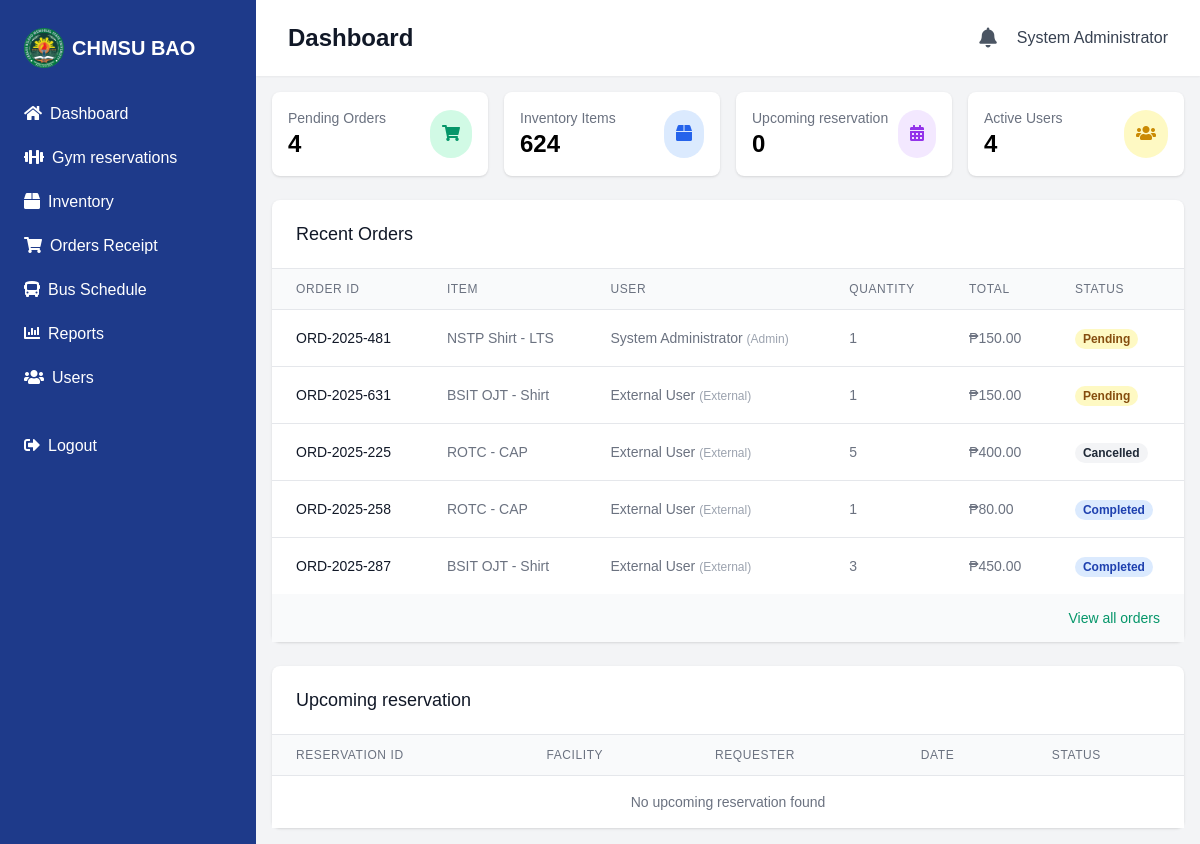
Screenshot of /admin/dashboard.php (signed in) with the database file from the repository.
### tables this page shows
CREATE TABLE `orders` (
  `id` int(11) NOT NULL,
  `order_id` varchar(20) NOT NULL,
  `user_id` int(11) NOT NULL,
  `inventory_id` int(11) NOT NULL,
  `quantity` int(11) NOT NULL,
  `total_price` decimal(10,2) NOT NULL,
  `status` enum('pending','approved','rejected','completed') NOT NULL DEFAULT 'pending',
  `created_at` timestamp NOT NULL DEFAULT current_timestamp(),
  `updated_at` timestamp NOT NULL DEFAULT current_timestamp() ON UPDATE current_timestamp(),
  `total_amount` decimal(10,2) NOT NULL DEFAULT 0.00,
  `item_id` int(11) NOT NULL,
  `order_type` varchar(100) DEFAULT NULL,
  `purpose` text DEFAULT NULL,
  `priority` varchar(20) DEFAULT NULL
);

CREATE TABLE `inventory` (
  `id` int(11) NOT NULL,
  `name` varchar(100) NOT NULL,
  `description` text DEFAULT NULL,
  `price` decimal(10,2) NOT NULL,
  `quantity` int(11) NOT NULL DEFAULT 0,
  `in_stock` tinyint(1) NOT NULL DEFAULT 1,
  `created_at` timestamp NOT NULL DEFAULT current_timestamp(),
  `updated_at` timestamp NOT NULL DEFAULT current_timestamp() ON UPDATE current_timestamp(),
  `image_path` varchar(255) DEFAULT NULL,
  `sizes` text DEFAULT NULL
);

CREATE TABLE IF NOT EXISTS user_accounts (
    id INT PRIMARY KEY AUTO_INCREMENT,
    name VARCHAR(255) NOT NULL,
    email VARCHAR(255) UNIQUE NOT NULL,
    password VARCHAR(255) NOT NULL,
    user_type ENUM('admin', 'staff', 'student', 'external') NOT NULL,
    organization VARCHAR(255) NULL,
    status ENUM('active', 'inactive', 'suspended') DEFAULT 'active',
    created_at TIMESTAMP DEFAULT CURRENT_TIMESTAMP,
    updated_at TIMESTAMP DEFAULT CURRENT_TIMESTAMP ON UPDATE CURRENT_TIMESTAMP
);

### admin/dashboard.php (the view, shortened to what this page needs)
<?php
require_once '../config/database.php';
$active_type = $_SESSION['active_user_type'];
$user_name = $_SESSION['user_sessions'][$active_type]['user_name'];
$pending_orders_query = "SELECT COUNT(*) as count FROM orders WHERE status = 'pending'";
$pending_result = $conn->query($pending_orders_query);
$pending_count = $pending_result->fetch_assoc()['count'];
$inventory_query = "SELECT SUM(quantity) as count FROM inventory";
$inventory_result = $conn->query($inventory_query);
$inventory_count = $inventory_result->fetch_assoc()['count'];
$bookings_query = "SELECT COUNT(*) as count FROM bookings WHERE date >= CURDATE()";
$bookings_result = $conn->query($bookings_query);
$upcoming_bookings = $bookings_result->fetch_assoc()['count'];
$users_query = "SELECT COUNT(*) as count FROM user_accounts";
$users_result = $conn->query($users_query);
$users_count = $users_result->fetch_assoc()['count'];
$recent_orders_query = "SELECT o.*, u.name as user_name, u.user_type, i.name as item_name
                         FROM orders o
                         JOIN user_accounts u ON o.user_id = u.id
                         JOIN inventory i ON o.inventory_id = i.id
                         ORDER BY o.created_at DESC LIMIT 5";
$recent_orders = $conn->query($recent_orders_query);
$upcoming_bookings_query = "SELECT b.*, u.name as user_name, u.organization
                           FROM bookings b
                           JOIN user_accounts u ON b.user_id = u.id
                           WHERE b.date >= CURDATE()
                           ORDER BY b.date ASC LIMIT 5";
$upcoming_bookings_result = $conn->query($upcoming_bookings_query);
?>
<?php include '../includes/header.php'; ?>
<div class="flex h-screen bg-gray-100">
    <?php include '../includes/admin_sidebar.php'; ?>
    <div class="flex-1 flex flex-col overflow-hidden">
        <header class="bg-white shadow-sm z-10">
            <div class="max-w-7xl mx-auto px-4 sm:px-6 lg:px-8 py-4 flex justify-between items-center">
                <h1 class="text-2xl font-semibold text-gray-900">Dashboard</h1>
                <div class="flex items-center gap-3">
                    <?php require_once '../includes/notification_bell.php'; ?>
                    <span class="text-gray-700 hidden sm:inline"><?php echo $user_name; ?></span>
                </div>
            </div>
        </header>
        <main class="flex-1 overflow-y-auto p-4">
            <div class="max-w-7xl mx-auto">
                <div class="grid grid-cols-1 md:grid-cols-2 lg:grid-cols-4 gap-4 mb-6">
                    <div class="bg-white rounded-lg shadow p-4">
                        <div class="flex items-center justify-between">
                            <div>
                                <p class="text-gray-500 text-sm">Pending Orders</p>
                                <h3 class="text-2xl font-bold"><?php echo $pending_count; ?></h3>
                            </div>
                            <div class="bg-emerald-100 p-3 rounded-full">
                                <i class="fas fa-shopping-cart text-emerald-600"></i>
                            </div>
                        </div>
                    </div>
                    <div class="bg-white rounded-lg shadow p-4">
                        <div class="flex items-center justify-between">
                            <div>
                                <p class="text-gray-500 text-sm">Inventory Items</p>
                                <h3 class="text-2xl font-bold"><?php echo $inventory_count; ?></h3>
                            </div>
                            <div class="bg-blue-100 p-3 rounded-full">
                                <i class="fas fa-box text-blue-600"></i>
                            </div>
                        </div>
                    </div>
                    <div class="bg-white rounded-lg shadow p-4">
                        <div class="flex items-center justify-between">
                            <div>
                                <p class="text-gray-500 text-sm">Upcoming reservation</p>
                                <h3 class="text-2xl font-bold"><?php echo $upcoming_bookings; ?></h3>
                            </div>
                            <div class="bg-purple-100 p-3 rounded-full">
                                <i class="fas fa-calendar-alt text-purple-600"></i>
                            </div>
                        </div>
                    </div>
                    <div class="bg-white rounded-lg shadow p-4">
                        <div class="flex items-center justify-between">
                            <div>
                                <p class="text-gray-500 text-sm">Active Users</p>
                                <h3 class="text-2xl font-bold"><?php echo $users_count; ?></h3>
                            </div>
                            <div class="bg-yellow-100 p-3 rounded-full">
                                <i class="fas fa-users text-yellow-600"></i>
                            </div>
                        </div>
                    </div>
                </div>
                <div class="bg-white rounded-lg shadow mb-6">
                    <div class="px-4 py-5 border-b border-gray-200 sm:px-6">
                        <h3 class="text-lg font-medium text-gray-900">Recent Orders</h3>
                    </div>
                    <div class="overflow-x-auto">
                        <table class="min-w-full divide-y divide-gray-200">
                            <thead class="bg-gray-50">
                                <tr>
                                    <th class="px-6 py-3 text-left text-xs font-medium text-gray-500 uppercase tracking-wider">Order ID</th>
                                    <th class="px-6 py-3 text-left text-xs font-medium text-gray-500 uppercase tracking-wider">Item</th>
                                    <th class="px-6 py-3 text-left text-xs font-medium text-gray-500 uppercase tracking-wider">User</th>
                                    <th class="px-6 py-3 text-left text-xs font-medium text-gray-500 uppercase tracking-wider">Quantity</th>
                                    <th class="px-6 py-3 text-left text-xs font-medium text-gray-500 uppercase tracking-wider">Total</th>
                                    <th class="px-6 py-3 text-left text-xs font-medium text-gray-500 uppercase tracking-wider">Status</th>
                                </tr>
                            </thead>
                            <tbody class="bg-white divide-y divide-gray-200">
                                <?php if ($recent_orders->num_rows > 0): ?>
                                    <?php while ($order = $recent_orders->fetch_assoc()): ?>
                                        <tr>
                                            <td class="px-6 py-4 whitespace-nowrap text-sm font-medium text-gray-900"><?php echo htmlspecialchars($order['order_id']); ?></td>
                                            <td class="px-6 py-4 whitespace-nowrap text-sm text-gray-500">
                                                <?php echo htmlspecialchars($order['item_name']); ?>
                                            </td>
                                            <td class="px-6 py-4 whitespace-nowrap text-sm text-gray-500">
                                                <?php echo htmlspecialchars($order['user_name']); ?>
                                                <span class="text-xs text-gray-400">(<?php echo ucfirst($order['user_type']); ?>)</span>
                                            </td>
                                            <td class="px-6 py-4 whitespace-nowrap text-sm text-gray-500"><?php echo $order['quantity']; ?></td>
                                            <td class="px-6 py-4 whitespace-nowrap text-sm text-gray-500">₱<?php echo number_format($order['total_price'], 2); ?></td>
                                            <td class="px-6 py-4 whitespace-nowrap">
                                                <?php if ($order['status'] == 'pending'): ?>
                                                    <span class="px-2 inline-flex text-xs leading-5 font-semibold rounded-full bg-yellow-100 text-yellow-800">Pending</span>
                                                <?php elseif ($order['status'] == 'completed'): ?>
                                                    <span class="px-2 inline-flex text-xs leading-5 font-semibold rounded-full bg-blue-100 text-blue-800">Completed</span>
                                                <?php else: ?>
                                                    <span class="px-2 inline-flex text-xs leading-5 font-semibold rounded-full bg-gray-100 text-gray-800">Cancelled</span>
                                                <?php endif; ?>
                                            </td>
                                        </tr>
                                    <?php endwhile; ?>
                                <?php else: ?>
                                    <tr>
                                        <td colspan="6" class="px-6 py-4 text-center text-sm text-gray-500">No recent orders found</td>
                                    </tr>
                                <?php endif; ?>
                            </tbody>
                        </table>
                    </div>
                    <div class="px-4 py-3 bg-gray-50 text-right sm:px-6">
                        <a href="orders.php" class="text-sm font-medium text-emerald-600 hover:text-emerald-500">View all orders</a>
                    </div>
                </div>
                <div class="bg-white rounded-lg shadow">
                    <div class="px-4 py-5 border-b border-gray-200 sm:px-6">
                        <h3 class="text-lg font-medium text-gray-900">Upcoming reservation</h3>
                    </div>
                    <div class="overflow-x-auto">
                        <table class="min-w-full divide-y divide-gray-200">
                            <thead class="bg-gray-50">
                                <tr>
                                    <th class="px-6 py-3 text-left text-xs font-medium text-gray-500 uppercase tracking-wider">Reservation ID</th>
                                    <th class="px-6 py-3 text-left text-xs font-medium text-gray-500 uppercase tracking-wider">Facility</th>
                                    <th class="px-6 py-3 text-left text-xs font-medium text-gray-500 uppercase tracking-wider">Requester</th>
                                    <th class="px-6 py-3 text-left text-xs font-medium text-gray-500 uppercase tracking-wider">Date</th>
                                    <th class="px-6 py-3 text-left text-xs font-medium text-gray-500 uppercase tracking-wider">Status</th>
                                </tr>
                            </thead>
                            <tbody class="bg-white divide-y divide-gray-200">
                                <?php if ($upcoming_bookings_result->num_rows > 0): ?>
                                    <?php while ($booking = $upcoming_bookings_result->fetch_assoc()): ?>
                                        <tr>
                                            <td class="px-6 py-4 whitespace-nowrap text-sm font-medium text-gray-900"><?php echo $booking['booking_id']; ?></td>
                                            <td class="px-6 py-4 whitespace-nowrap text-sm text-gray-500"><?php echo $booking['facility_type']; ?></td>
                                            <td class="px-6 py-4 whitespace-nowrap text-sm text-gray-500">
                                                <?php echo $booking['user_name']; ?>
                                                <?php if (!empty($booking['organization'])): ?>
                                                    <span class="text-xs text-gray-400">(<?php echo $booking['organization']; ?>)</span>
                                                <?php endif; ?>
                                            </td>
                                            <td class="px-6 py-4 whitespace-nowrap text-sm text-gray-500"><?php echo format_date($booking['date']); ?></td>
                                            <td class="px-6 py-4 whitespace-nowrap">
                                                <?php if ($booking['status'] == 'pending'): ?>
                                                    <span class="px-2 inline-flex text-xs leading-5 font-semibold rounded-full bg-yellow-100 text-yellow-800">Pending</span>
                                                <?php elseif ($booking['status'] == 'confirmed'): ?>
                                                    <span class="px-2 inline-flex text-xs leading-5 font-semibold rounded-full bg-green-100 text-green-800">Confirmed</span>
                                                <?php else: ?>
                                                    <span class="px-2 inline-flex text-xs leading-5 font-semibold rounded-full bg-red-100 text-red-800">Rejected</span>
                                                <?php endif; ?>
                                            </td>
                                        </tr>
                                    <?php endwhile; ?>
                                <?php else: ?>
                                    <tr>
                                        <td colspan="5" class="px-6 py-4 text-center text-sm text-gray-500">No upcoming reservation found</td>
                                    </tr>
                                <?php endif; ?>
                            </tbody>
                        </table>
                    </div>
                </div>
            </div>
        </main>
    </div>
</div>
</body>
</html>

### assets/css/styles.css (style rules this page uses)
:root { --primary-blue: #00008b; --primary-green: #006400; --accent-yellow: #ffd700; --button-blue: #1e40af; --hover-blue: #1e3a8a; --text-white: #ffffff; --text-light: #f3f4f6; --text-dark: #1f2937; }
body { font-family: "Arial", sans-serif; }

### rows the page displays
orders: order "ORD-2025-481", inventory.name "NSTP Shirt - LTS", user_accounts.name "System Administrator", user_accounts.user_type "Admin", quantity "1", total_price "150.00", status "Pending"
orders: order "ORD-2025-631", inventory.name "BSIT OJT - Shirt", user_accounts.name "External User", user_accounts.user_type "External", quantity "1", total_price "150.00", status "Pending"
orders: order "ORD-2025-225", inventory.name "ROTC - CAP", user_accounts.name "External User", user_accounts.user_type "External", quantity "5", total_price "400.00", status "Cancelled"
orders: order "ORD-2025-258", inventory.name "ROTC - CAP", user_accounts.name "External User", user_accounts.user_type "External", quantity "1", total_price "80.00", status "Completed"
orders: order "ORD-2025-287", inventory.name "BSIT OJT - Shirt", user_accounts.name "External User", user_accounts.user_type "External", quantity "3", total_price "450.00", status "Completed"

### other values shown
$user_name "System Administrator"
$pending_count "4"
$inventory_count "624"
$upcoming_bookings "0"
$users_count "4"
